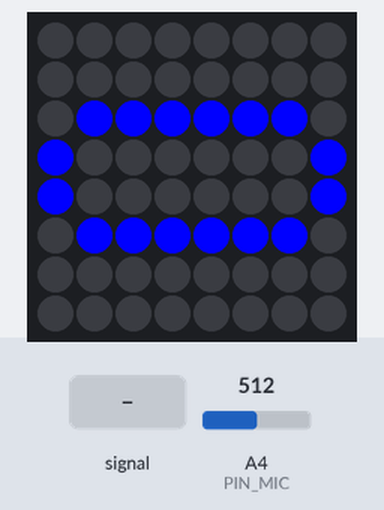
The sketch below on a simulated Arduino Uno, built with avr-gcc and run on an emulated ATmega328P. On the bench: 8×8 RGB LED matrix (first LED top left, wired row by row). The test bench sets the inputs (shaded band); at power-on: A4 (PIN_MIC) = 512.

Above: at 1.2 s.
1.3 s: A4 (PIN_MIC) fed a 200 Hz sine of ±255 counts around its level
At 2.08 s:
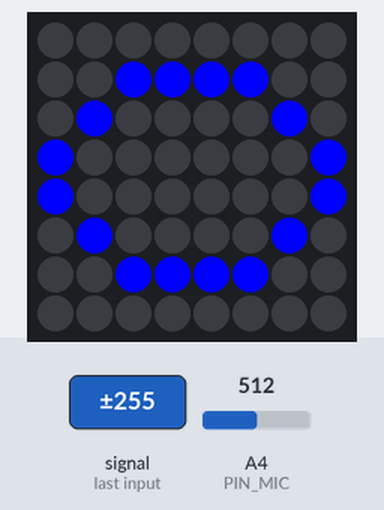
3.6 s: A4 (PIN_MIC) set to 760
At 4.8 s:
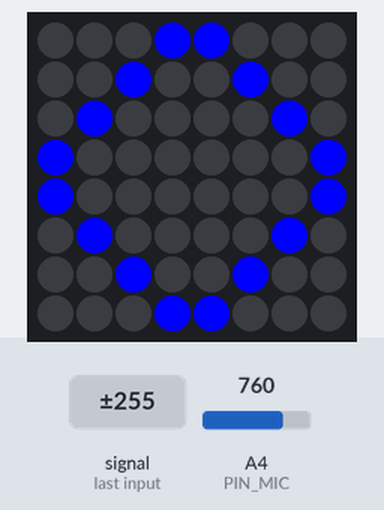
5.1 s: A4 (PIN_MIC) set to 122
At 6.6 s:
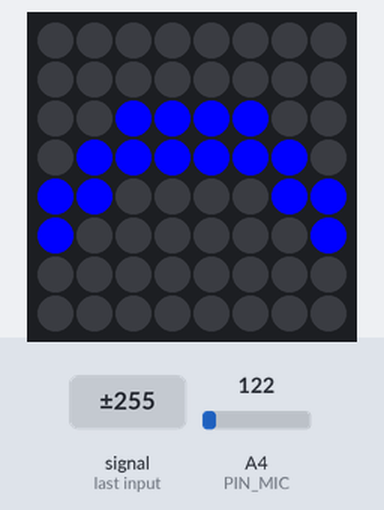
Timing chart, 0 to 8.1 s (numbered marks = the images above; inputs shaded):
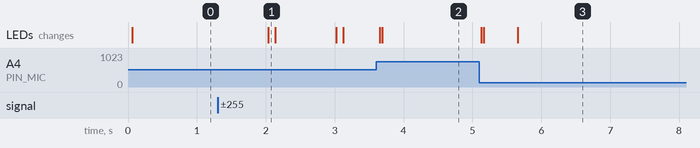

Measured:
- after the input at 1.3 s, the LEDs: change after 0.74 s (image 1)
- after the input at 3.6 s, the LEDs: first differ from a run without the input after 0.09 s (image 2)
- after the input at 5.1 s, the LEDs: first change at once (image 3 shows a later state)

The sketch:

matrix.ino
```cpp
#include <Adafruit_GFX.h>
#include <Adafruit_NeoMatrix.h>
#include <Adafruit_NeoPixel.h>

#define LOOP_DELAY 5

#define WIDTH 8
#define HEIGHT 8
#define PIN_NEOMATRIX 2

#define PIN_MIC A4
#define HISTORY_LENGTH 2
#define MIN_VOLUME 80
#define MAX_VOLUME 750
#define NUM_MIC_STATES 4
#define SMILE_DELAY 500

Adafruit_NeoMatrix matrix = Adafruit_NeoMatrix(WIDTH, HEIGHT, PIN_NEOMATRIX,
  NEO_MATRIX_BOTTOM  + NEO_MATRIX_LEFT +
  NEO_MATRIX_ROWS    + NEO_MATRIX_ZIGZAG,
  NEO_GRB            + NEO_KHZ800);

long volumeHistory[HISTORY_LENGTH];
int nextVolumeIndex = 0;
long lastSpeak = 0;

void setup() {
  Serial.begin(9600);
  matrix.begin();
  for (int i = 0; i < HISTORY_LENGTH; i++) {
    volumeHistory[i] = 0;
  }
}

long readMic() {
  long sum = 0;
  for(int i=0; i<100; i++) {
    sum += analogRead(PIN_MIC);
  }
  return sum / 100;
}

long movingMicAverage() {
  volumeHistory[nextVolumeIndex] = readMic();
  nextVolumeIndex = (nextVolumeIndex + 1) % HISTORY_LENGTH;
  long avg = 0;
  for (int i = 0; i < HISTORY_LENGTH; i++) {
    avg += volumeHistory[i];
  }
  return avg / HISTORY_LENGTH;
}

int getVolumeInterval(long micLevel) {
  return min((int) ((micLevel - MIN_VOLUME) * (NUM_MIC_STATES - 1) / (MAX_VOLUME - MIN_VOLUME) ), NUM_MIC_STATES - 1);
}

void drawMouth(int openness) {
  matrix.fillScreen(0);
  for (int i = 0; i < WIDTH/2; i++) {
    int y = min(i, openness);
    matrix.drawPixel(i,HEIGHT/2-1-y,matrix.Color(0,0,255));
    matrix.drawPixel(WIDTH - 1 - i,HEIGHT/2-1-y,matrix.Color(0,0,255));
    matrix.drawPixel(i,HEIGHT/2+y,matrix.Color(0,0,255));
    matrix.drawPixel(WIDTH -1 - i,HEIGHT/2+y,matrix.Color(0,0,255));
  }
  matrix.show();
}

void drawSmile() {
  matrix.fillScreen(0);
  for (int i = 0; i < WIDTH/2; i++) {
    int y = min(i, 2);
    matrix.drawPixel(i,HEIGHT/2-1-y+2,matrix.Color(0,0,255));
    matrix.drawPixel(WIDTH -1 - i,HEIGHT/2-1-y+2,matrix.Color(0,0,255));
    matrix.drawPixel(i,HEIGHT/2-1-y+1,matrix.Color(0,0,255));
    matrix.drawPixel(WIDTH -1 - i,HEIGHT/2-1-y+1,matrix.Color(0,0,255));
  }
  matrix.show();
}

void loop() {
  long micLevel = movingMicAverage();
//  Serial.print(micLevel);
  int micState = getVolumeInterval(micLevel);
//  Serial.print("\t");
//  Serial.println(micState);


  long currTime = millis();
  if (micState > 0) {
    lastSpeak = currTime;
    drawMouth(micState);
  } else if (currTime - lastSpeak > SMILE_DELAY) {
    drawSmile();
  } else {
    drawMouth(micState);
  }

  delay(LOOP_DELAY);
}
```
